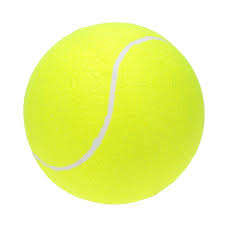
#> input picture test_images/tennis_ball.jpeg, 225 x 225 px, found by its file name
$ python ball_detection.py   (older library calls are emulated)
#> lines starting #> are read from the running program, lines starting #| are printed output that depends on the picture; after the words box and inside, x2 and y2 are one past the last pixel; in counts of white or black regions, pixels touching at a corner belong together; long printed decimals are rounded
#!/usr/bin/python3

import numpy as np
import cv2

def read_rgb_image(image_name, show):
    rgb_image = cv2.imread(image_name)
    if show:
        cv2.imshow("RGB Image",rgb_image)
    return rgb_image

def filter_color(rgb_image, lower_bound_color, upper_bound_color):
    #convert the image into the HSV color space
    hsv_image = cv2.cvtColor(rgb_image, cv2.COLOR_BGR2HSV)
    cv2.imshow("hsv image",hsv_image)

    #find the upper and lower bounds of the yellow color (tennis ball)
    yellowLower =(30, 150, 100)
    yellowUpper = (50, 255, 255)

    #define a mask using the lower and upper bounds of the yellow color
    mask = cv2.inRange(hsv_image, lower_bound_color, upper_bound_color)

    return mask

def getContours(binary_image):
    #_, contours, hierarchy = cv2.findContours(binary_image,
    #                                          cv2.RETR_TREE,
    #                                           cv2.CHAIN_APPROX_SIMPLE)
    _, contours, hierarchy = cv2.findContours(binary_image.copy(),
                                            cv2.RETR_EXTERNAL,
	                                        cv2.CHAIN_APPROX_SIMPLE)
    return contours


def draw_ball_contour(binary_image, rgb_image, contours):
    black_image = np.zeros([binary_image.shape[0], binary_image.shape[1],3],'uint8')

    for c in contours:
        area = cv2.contourArea(c)
        perimeter= cv2.arcLength(c, True)
        ((x, y), radius) = cv2.minEnclosingCircle(c)
        if (area>100):
            cv2.drawContours(rgb_image, [c], -1, (150,250,150), 1)
            cv2.drawContours(black_image, [c], -1, (150,250,150), 1)
            cx, cy = get_contour_center(c)
            cv2.circle(rgb_image, (cx,cy),(int)(radius),(0,0,255),1)
            cv2.circle(black_image, (cx,cy),(int)(radius),(0,0,255),1)
            cv2.circle(black_image, (cx,cy),5,(150,150,255),-1)
            print ("Area: {}, Perimeter: {}".format(area, perimeter))
    print ("number of contours: {}".format(len(contours)))
    cv2.imshow("RGB Image Contours",rgb_image)
    cv2.imshow("Black Image Contours",black_image)

def get_contour_center(contour):
    M = cv2.moments(contour)
    cx=-1
    cy=-1
    if (M['m00']!=0):
        cx= int(M['m10']/M['m00'])
        cy= int(M['m01']/M['m00'])
    return cx, cy

def main():
    image_name = "/test_images/tennis_ball.jpeg"
    yellowLower =(30, 150, 100)
    yellowUpper = (50, 255, 255)
    rgb_image = read_rgb_image(image_name, True)
#> in read_rgb_image, rgb_image is the input picture: shape (225, 225, 3); mean B, G, R 157.7, 247.3, 237.9
    binary_image_mask = filter_color(rgb_image, yellowLower, yellowUpper)
#> in filter_color, `hsv_image = cv2.cvtColor(rgb_image, cv2.COLOR_BGR2HSV)`: hsv_image: shape (225, 225, 3); mean H, S, V 21.2, 95.2, 247.4
#> in filter_color, `mask = cv2.inRange(hsv_image, lower_bound_color, upper_bound_color)`:
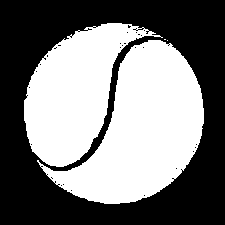
#> mask: shape (225, 225); 47.7% white; 4 white regions (2 under 20 px)
    contours = getContours(binary_image_mask)
#> in getContours, `_, contours, hierarchy = cv2.findContours(binary_image.copy(), cv2.RET..`: contours = 4 contours, 2 with area under 20; largest, box (x1, y1, x2, y2) and area: (37, 40, 204, 204) 13931, (24, 23, 163, 167) 9848
    draw_ball_contour(binary_image_mask, rgb_image,contours)
#> the loop in draw_ball_contour, `for c in contours:` made 4 passes
#> (area, perimeter, x, y, radius, cx, cy) on passes 2, 4: (13931, 575.5, 113, 113.5, 90.66, 142, 129), (9847.5, 516, 97, 94, 86.45, 73, 91)
#| Area: 13931.0, Perimeter: 575.529
#| Area: 9847.5, Perimeter: 516.032
#> after the loop in draw_ball_contour, `for c in contours:`:
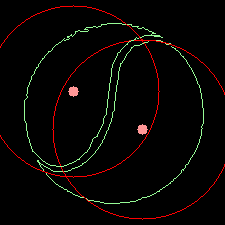
#> black_image: shape (225, 225, 3); mean B, G, R 3.2, 5, 7.7
#> after the loop in draw_ball_contour, `for c in contours:`:
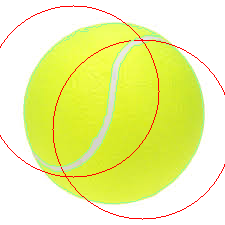
#> rgb_image: shape (225, 225, 3); 3.46% of pixels changed, all inside (x1, y1, x2, y2) = (0, 5, 225, 220)
#| number of contours: 4

    cv2.waitKey(0)
    cv2.destroyAllWindows()

if __name__ == '__main__':
    main()


cv2.waitKey(0)
cv2.destroyAllWindows()
